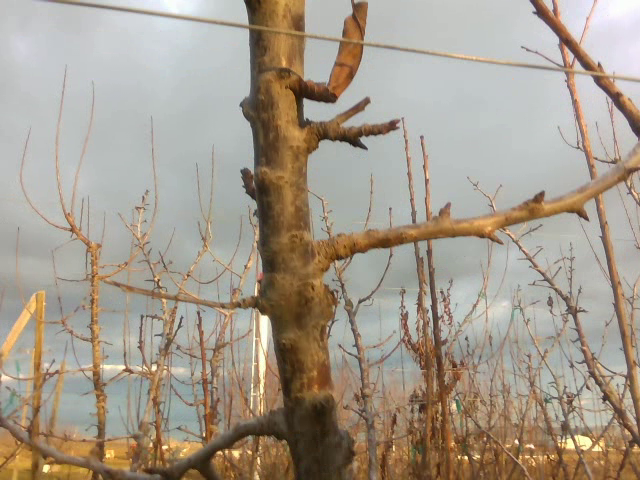
#> input picture Image_based/data/forcindy/0.png, 640 x 480 px
$ python -i draw_images.py   (imports and definitions only)
#> lines starting #> are read from the running program, lines starting #| are printed output that depends on the picture
#> further down, picture is the input picture: shape (480, 640, 3); mean B, G, R 140.5, 154.9, 165.6
#!/usr/bin/env python3

import OpenGL.GL as GL
import cv2
from ctypes import c_uint8

import numpy as np


class DrawImages():
    im_dict = {"rgb": 0, "depth": 1, "edge": 2, "flow": 3, "mask": 4,
               "rgb_edge": 5, "rgb_mask": 6, "rgb_mask_edge": 7, "rgb_edge_rgb_next": 8, "rgb_depth":9}

    def __init__(self):
        # Created when OpenGL initialized (bind_texture)
        self.image_gl_tex = []

        # Set once an image is loaded in (bind_texture)
        self.aspect_ratio = 1.0
        self.im_size = (0, 0)

        # Initially set to "None" if nothing to draw
        self.draw_tex = "None"

    def _get_gl_index(self):
        try:
            return self.image_gl_tex[DrawImages.im_dict[self.draw_tex]]
        except KeyError or IndexError:
            pass
        return 0

    def bind_texture(self, rgb_image,
                     edge_image=None, mask_image=None, flow_image=None, depth_image=None, next_rgb_image=None,
                     mat_depth_to_rgb=None):
        self.aspect_ratio = rgb_image.shape[0] / rgb_image.shape[1]
#> self.aspect_ratio = 0.75
        self.im_size = (rgb_image.shape[1], rgb_image.shape[0])
#> self.im_size = (640, 480)

        im_size = 512
        if rgb_image.shape[0] > 1024:
            im_size = 1024
        im_sq = cv2.resize(rgb_image, (im_size, im_size))
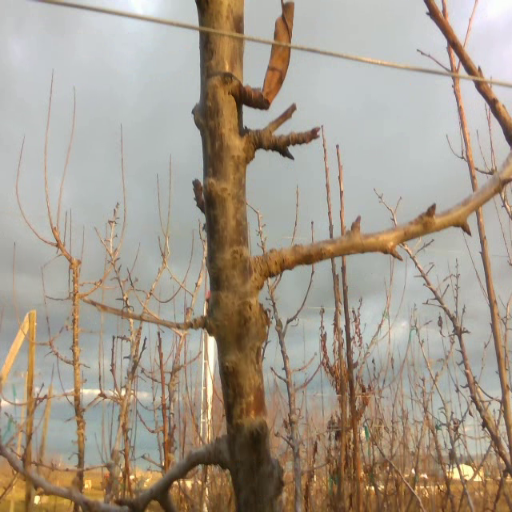
#> im_sq: shape (512, 512, 3); mean B, G, R 140.4, 154.8, 165.5

        if mask_image is not None:
            if mask_image.ndim == 3:
                im_sq_mask = cv2.resize(mask_image, (im_size, im_size))
            else:
                im_sq_mask = cv2.cvtColor(cv2.resize(mask_image, (im_size, im_size)), cv2.COLOR_GRAY2RGB)
        else:
            im_sq_mask = im_sq

        if edge_image is not None:
            if edge_image.ndim == 3:
                edge_flattened = cv2.cvtColor(edge_image, cv2.COLOR_BGR2GRAY)
            else:
                edge_flattened = edge_image
            im_sq_edge = cv2.cvtColor(cv2.resize(edge_flattened, (im_size, im_size)), cv2.COLOR_GRAY2RGB)
        else:
            im_sq_edge = im_sq

        if flow_image is not None:
            im_sq_flow = cv2.resize(flow_image, (im_size, im_size))
        else:
            im_sq_flow = None

        if depth_image is not None:
            im_sq_depth = cv2.resize(depth_image, (im_size, im_size))
        else:
            im_sq_depth = None

        if next_rgb_image is not None:
            im_sq_next_rgb = cv2.resize(next_rgb_image, (im_size, im_size))
        else:
            im_sq_next_rgb = None

        # Cut all color values in half
        im_sq_rgb_edge = im_sq // 2
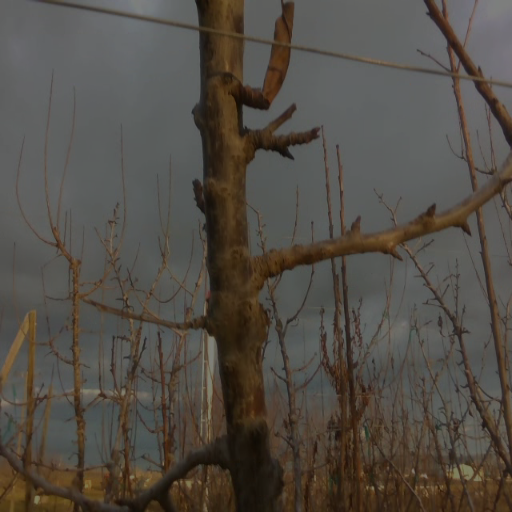
#> im_sq_rgb_edge: shape (512, 512, 3); mean B, G, R 70, 77.1, 82.5
        im_sq_rgb_mask = im_sq // 2
        im_sq_rgb_mask_edge = im_sq // 2
        im_sq_rgb_rgb_next = im_sq // 2
        for ch in (1, 2):
            im_sq_rgb_edge[:, :, ch] = im_sq_rgb_edge[:, :, ch] + im_sq_edge[:, :, ch] // 2
            im_sq_rgb_mask_edge[:, :, ch] = im_sq_rgb_mask_edge[:, :, ch] + im_sq_edge[:, :, ch] // 2
            if im_sq_next_rgb is not None:
                im_sq_rgb_rgb_next[:, :, ch] = im_sq_rgb_rgb_next[:, :, ch] + im_sq_next_rgb[:, :, 0] // 2
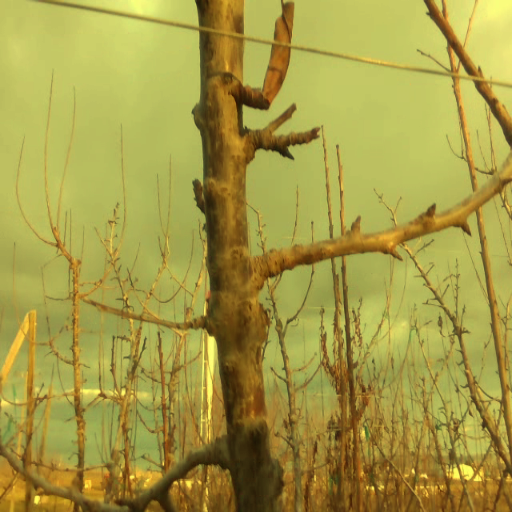
#> im_sq_rgb_edge: shape (512, 512, 3); mean B, G, R 70, 154.3, 165
        if im_sq_next_rgb is not None:
            im_sq_rgb_rgb_next[:, :, 0] = im_sq_rgb_rgb_next[:, :, 0] + im_sq_next_rgb[:, :, 0] // 2
        im_sq_rgb_mask[:, :, 0] = im_sq_rgb_mask[:, :, 0] + im_sq_mask[:, :, 0] // 2
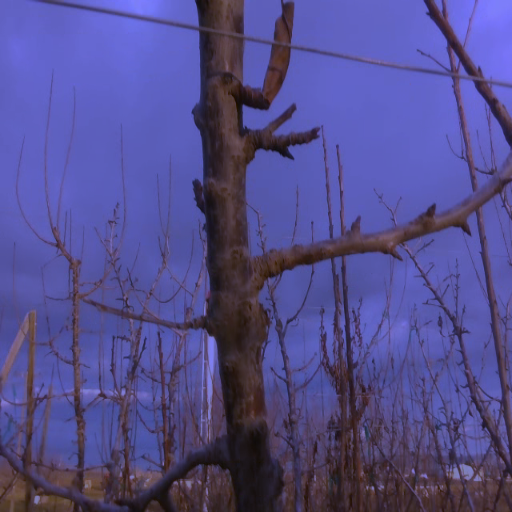
#> im_sq_rgb_mask: shape (512, 512, 3); mean B, G, R 139.9, 77.1, 82.5
        im_sq_rgb_mask_edge[:, :, 0] = im_sq_rgb_mask_edge[:, :, 0] + im_sq_mask[:, :, 0] // 2

        if rgb_image is not None and depth_image is not None:
            im_depth_gray = cv2.cvtColor(depth_image, cv2.COLOR_BGR2GRAY)
            mat_cv = np.float32([mat_depth_to_rgb[0, :], mat_depth_to_rgb[1, :]])
            im_depth_scale_to_rgb = cv2.warpAffine(im_depth_gray, mat_cv, (rgb_image.shape[1], rgb_image.shape[0]))
            im_depth_scale_to_rgb_edge = cv2.Canny(im_depth_scale_to_rgb, 10, 100, apertureSize=3)
            im_rgb_depth = np.copy(rgb_image)
            for ch in (0, 1, 2):
                im_rgb_depth[:, :, ch] = rgb_image[:, :, ch] // 2 + im_depth_scale_to_rgb_edge // 2
            im_sq_rgb_depth = cv2.resize(im_rgb_depth, (im_size, im_size))
        else:
            im_sq_rgb_depth = im_sq

        if len(self.image_gl_tex) == 0:
            n_textures = len(DrawImages.im_dict)
#> (the run stopped early here; a loop or call above may not have finished)

$ run again, on Image_based/data/forcindy/13.png
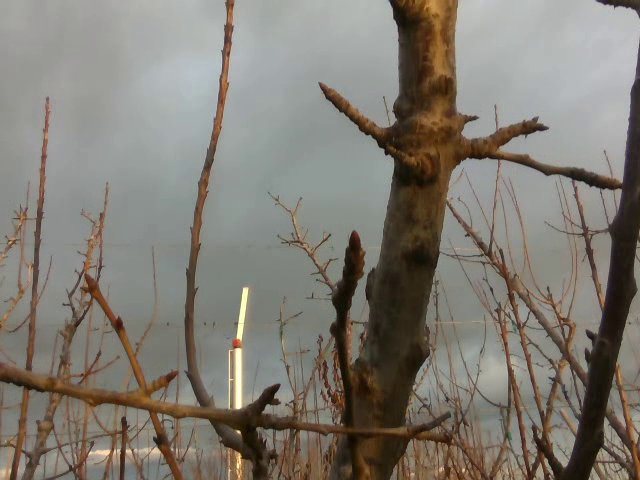
#> input picture Image_based/data/forcindy/13.png, 640 x 480 px
#> picture is the input picture: shape (480, 640, 3); mean B, G, R 115.1, 123.7, 128.6
#> after the loop in bind_texture, `for ch in (1, 2):`:
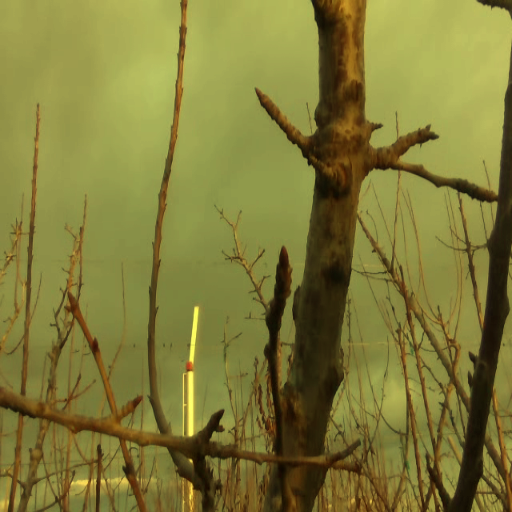
#> im_sq_rgb_edge: shape (512, 512, 3); mean B, G, R 57.3, 123.1, 128
#> in bind_texture, `im_sq_rgb_mask[:, :, 0] = im_sq_rgb_mask[:, :, 0] + im_sq_mask[:, :, 0..`:
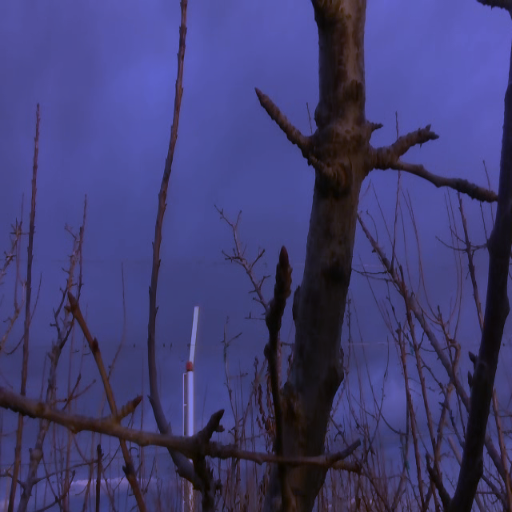
#> im_sq_rgb_mask: shape (512, 512, 3); mean B, G, R 114.5, 61.5, 64

$ run again, on Image_based/data/forcindy/15.png
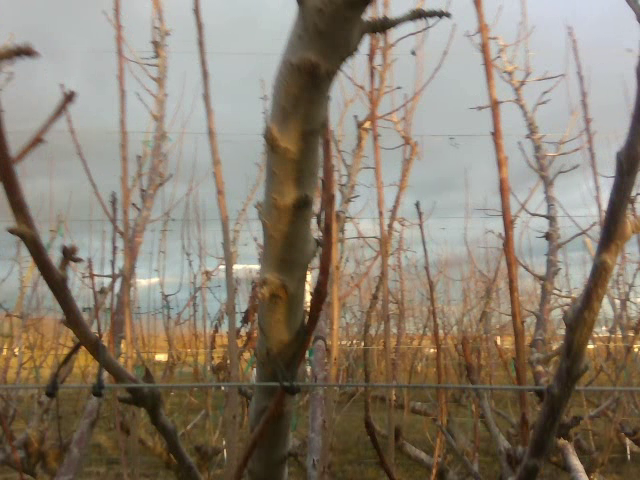
#> input picture Image_based/data/forcindy/15.png, 640 x 480 px
#> picture is the input picture: shape (480, 640, 3); mean B, G, R 110.8, 126.1, 137.1
#> after the loop in bind_texture, `for ch in (1, 2):`:
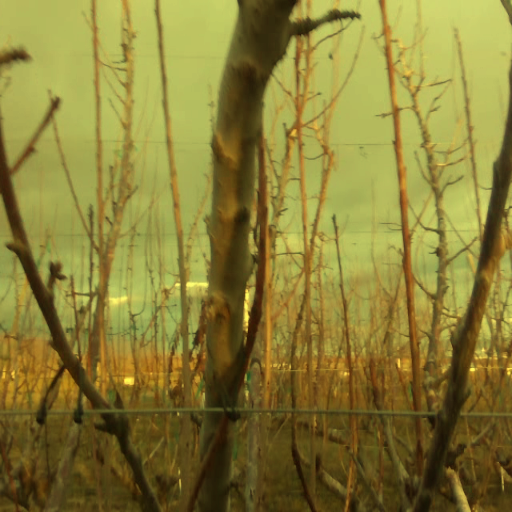
#> im_sq_rgb_edge: shape (512, 512, 3); mean B, G, R 55.1, 125.5, 136.5
#> in bind_texture, `im_sq_rgb_mask[:, :, 0] = im_sq_rgb_mask[:, :, 0] + im_sq_mask[:, :, 0..`:
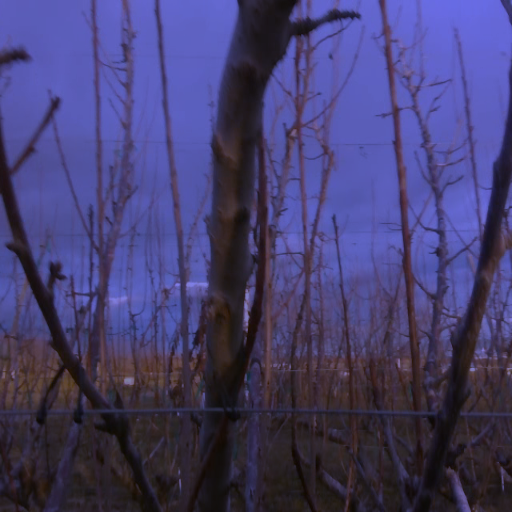
#> im_sq_rgb_mask: shape (512, 512, 3); mean B, G, R 110.2, 62.7, 68.3
